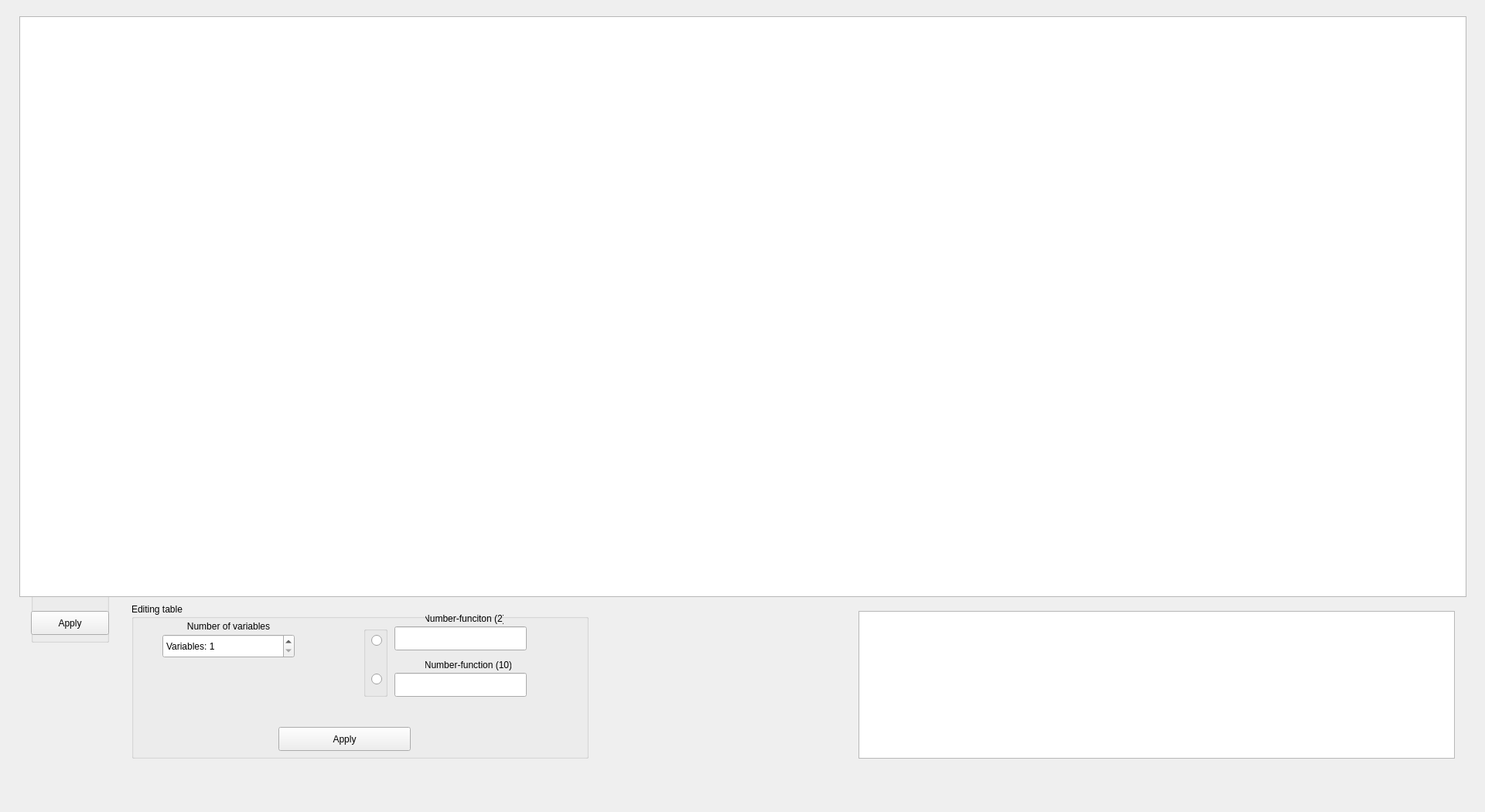
<?xml version="1.0" encoding="UTF-8"?>
<ui version="4.0">
 <class>MainWindow</class>
 <widget class="QMainWindow" name="MainWindow">
  <property name="geometry">
   <rect>
    <x>0</x>
    <y>0</y>
    <width>1920</width>
    <height>1050</height>
   </rect>
  </property>
  <property name="windowTitle">
   <string>MDNF</string>
  </property>
  <property name="windowIcon">
   <iconset resource="src.qrc">
    <normaloff>:/img/icon.ico</normaloff>:/img/icon.ico</iconset>
  </property>
  <widget class="QWidget" name="centralWidget">
   <widget class="QTableWidget" name="mainTable">
    <property name="geometry">
     <rect>
      <x>25</x>
      <y>21</y>
      <width>1871</width>
      <height>751</height>
     </rect>
    </property>
   </widget>
   <widget class="QSpinBox" name="spinBoxVarCount">
    <property name="geometry">
     <rect>
      <x>210</x>
      <y>820</y>
      <width>171</width>
      <height>31</height>
     </rect>
    </property>
    <property name="prefix">
     <string>Variables: </string>
    </property>
    <property name="minimum">
     <number>1</number>
    </property>
    <property name="maximum">
     <number>6</number>
    </property>
   </widget>
   <widget class="QPushButton" name="btnApply">
    <property name="geometry">
     <rect>
      <x>360</x>
      <y>940</y>
      <width>171</width>
      <height>31</height>
     </rect>
    </property>
    <property name="text">
     <string>Apply</string>
    </property>
   </widget>
   <widget class="QLabel" name="label">
    <property name="geometry">
     <rect>
      <x>230</x>
      <y>800</y>
      <width>131</width>
      <height>20</height>
     </rect>
    </property>
    <property name="text">
     <string>Number of variables</string>
    </property>
    <property name="alignment">
     <set>Qt::AlignCenter</set>
    </property>
   </widget>
   <widget class="QTextBrowser" name="lblAns">
    <property name="geometry">
     <rect>
      <x>1110</x>
      <y>790</y>
      <width>771</width>
      <height>191</height>
     </rect>
    </property>
    <property name="font">
     <font>
      <family>Trebuchet MS</family>
      <pointsize>16</pointsize>
     </font>
    </property>
   </widget>
   <widget class="QPushButton" name="btnApply2">
    <property name="geometry">
     <rect>
      <x>40</x>
      <y>790</y>
      <width>101</width>
      <height>31</height>
     </rect>
    </property>
    <property name="text">
     <string>Apply</string>
    </property>
   </widget>
   <widget class="QGroupBox" name="groupBox_2">
    <property name="geometry">
     <rect>
      <x>170</x>
      <y>780</y>
      <width>591</width>
      <height>201</height>
     </rect>
    </property>
    <property name="title">
     <string>Editing table</string>
    </property>
    <widget class="QLineEdit" name="funcNumberInput1">
     <property name="geometry">
      <rect>
       <x>340</x>
       <y>30</y>
       <width>171</width>
       <height>31</height>
      </rect>
     </property>
    </widget>
    <widget class="QLabel" name="label_3">
     <property name="geometry">
      <rect>
       <x>380</x>
       <y>70</y>
       <width>111</width>
       <height>20</height>
      </rect>
     </property>
     <property name="text">
      <string>Number-function (10)</string>
     </property>
     <property name="alignment">
      <set>Qt::AlignCenter</set>
     </property>
    </widget>
    <widget class="QLabel" name="label_2">
     <property name="geometry">
      <rect>
       <x>380</x>
       <y>10</y>
       <width>101</width>
       <height>20</height>
      </rect>
     </property>
     <property name="text">
      <string>Number-funciton (2)</string>
     </property>
     <property name="alignment">
      <set>Qt::AlignCenter</set>
     </property>
    </widget>
    <widget class="QLineEdit" name="funcNumberInput2">
     <property name="geometry">
      <rect>
       <x>340</x>
       <y>90</y>
       <width>171</width>
       <height>31</height>
      </rect>
     </property>
    </widget>
    <widget class="QGroupBox" name="groupBox">
     <property name="geometry">
      <rect>
       <x>300</x>
       <y>30</y>
       <width>31</width>
       <height>91</height>
      </rect>
     </property>
     <property name="title">
      <string/>
     </property>
     <widget class="QRadioButton" name="r1">
      <property name="geometry">
       <rect>
        <x>10</x>
        <y>10</y>
        <width>21</width>
        <height>17</height>
       </rect>
      </property>
      <property name="text">
       <string/>
      </property>
     </widget>
     <widget class="QRadioButton" name="r2">
      <property name="geometry">
       <rect>
        <x>10</x>
        <y>60</y>
        <width>21</width>
        <height>17</height>
       </rect>
      </property>
      <property name="text">
       <string/>
      </property>
     </widget>
    </widget>
   </widget>
   <widget class="QGroupBox" name="groupBox_3">
    <property name="geometry">
     <rect>
      <x>40</x>
      <y>740</y>
      <width>101</width>
      <height>91</height>
     </rect>
    </property>
    <property name="title">
     <string/>
    </property>
   </widget>
   <widget class="QLabel" name="lblGif">
    <property name="geometry">
     <rect>
      <x>830</x>
      <y>780</y>
      <width>200</width>
      <height>200</height>
     </rect>
    </property>
    <property name="text">
     <string/>
    </property>
   </widget>
   <zorder>groupBox_3</zorder>
   <zorder>groupBox_2</zorder>
   <zorder>mainTable</zorder>
   <zorder>spinBoxVarCount</zorder>
   <zorder>btnApply</zorder>
   <zorder>label</zorder>
   <zorder>lblAns</zorder>
   <zorder>btnApply2</zorder>
   <zorder>lblGif</zorder>
  </widget>
 </widget>
 <layoutdefault spacing="6" margin="11"/>
 <resources>
  <include location="src.qrc"/>
 </resources>
 <connections/>
</ui>
